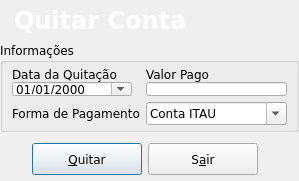
<?xml version="1.0" encoding="UTF-8"?>
<ui version="4.0">
 <class>PaidAccount</class>
 <widget class="QDialog" name="PaidAccount">
  <property name="windowModality">
   <enum>Qt::ApplicationModal</enum>
  </property>
  <property name="geometry">
   <rect>
    <x>0</x>
    <y>0</y>
    <width>299</width>
    <height>181</height>
   </rect>
  </property>
  <property name="maximumSize">
   <size>
    <width>800</width>
    <height>600</height>
   </size>
  </property>
  <property name="windowTitle">
   <string>Quitar Conta</string>
  </property>
  <widget class="QFrame" name="topmenu">
   <property name="geometry">
    <rect>
     <x>0</x>
     <y>0</y>
     <width>299</width>
     <height>42</height>
    </rect>
   </property>
   <property name="minimumSize">
    <size>
     <width>0</width>
     <height>42</height>
    </size>
   </property>
   <property name="maximumSize">
    <size>
     <width>16777215</width>
     <height>42</height>
    </size>
   </property>
   <property name="styleSheet">
    <string notr="true">background-image: url(:/png/topright.jpg);</string>
   </property>
   <property name="frameShape">
    <enum>QFrame::NoFrame</enum>
   </property>
   <property name="frameShadow">
    <enum>QFrame::Plain</enum>
   </property>
   <widget class="QLabel" name="labelStatus">
    <property name="enabled">
     <bool>false</bool>
    </property>
    <property name="geometry">
     <rect>
      <x>14</x>
      <y>1</y>
      <width>491</width>
      <height>39</height>
     </rect>
    </property>
    <property name="palette">
     <palette>
      <active>
       <colorrole role="WindowText">
        <brush brushstyle="SolidPattern">
         <color alpha="255">
          <red>255</red>
          <green>255</green>
          <blue>255</blue>
         </color>
        </brush>
       </colorrole>
       <colorrole role="Button">
        <brush brushstyle="SolidPattern">
         <color alpha="255">
          <red>0</red>
          <green>0</green>
          <blue>0</blue>
         </color>
        </brush>
       </colorrole>
       <colorrole role="Text">
        <brush brushstyle="SolidPattern">
         <color alpha="255">
          <red>255</red>
          <green>255</green>
          <blue>255</blue>
         </color>
        </brush>
       </colorrole>
       <colorrole role="ButtonText">
        <brush brushstyle="SolidPattern">
         <color alpha="255">
          <red>255</red>
          <green>255</green>
          <blue>255</blue>
         </color>
        </brush>
       </colorrole>
       <colorrole role="Base">
        <brush brushstyle="SolidPattern">
         <color alpha="255">
          <red>0</red>
          <green>0</green>
          <blue>0</blue>
         </color>
        </brush>
       </colorrole>
       <colorrole role="Window">
        <brush brushstyle="SolidPattern">
         <color alpha="255">
          <red>0</red>
          <green>0</green>
          <blue>0</blue>
         </color>
        </brush>
       </colorrole>
      </active>
      <inactive>
       <colorrole role="WindowText">
        <brush brushstyle="SolidPattern">
         <color alpha="255">
          <red>255</red>
          <green>255</green>
          <blue>255</blue>
         </color>
        </brush>
       </colorrole>
       <colorrole role="Button">
        <brush brushstyle="SolidPattern">
         <color alpha="255">
          <red>0</red>
          <green>0</green>
          <blue>0</blue>
         </color>
        </brush>
       </colorrole>
       <colorrole role="Text">
        <brush brushstyle="SolidPattern">
         <color alpha="255">
          <red>255</red>
          <green>255</green>
          <blue>255</blue>
         </color>
        </brush>
       </colorrole>
       <colorrole role="ButtonText">
        <brush brushstyle="SolidPattern">
         <color alpha="255">
          <red>255</red>
          <green>255</green>
          <blue>255</blue>
         </color>
        </brush>
       </colorrole>
       <colorrole role="Base">
        <brush brushstyle="SolidPattern">
         <color alpha="255">
          <red>0</red>
          <green>0</green>
          <blue>0</blue>
         </color>
        </brush>
       </colorrole>
       <colorrole role="Window">
        <brush brushstyle="SolidPattern">
         <color alpha="255">
          <red>0</red>
          <green>0</green>
          <blue>0</blue>
         </color>
        </brush>
       </colorrole>
      </inactive>
      <disabled>
       <colorrole role="WindowText">
        <brush brushstyle="SolidPattern">
         <color alpha="255">
          <red>255</red>
          <green>255</green>
          <blue>255</blue>
         </color>
        </brush>
       </colorrole>
       <colorrole role="Button">
        <brush brushstyle="SolidPattern">
         <color alpha="255">
          <red>0</red>
          <green>0</green>
          <blue>0</blue>
         </color>
        </brush>
       </colorrole>
       <colorrole role="Text">
        <brush brushstyle="SolidPattern">
         <color alpha="255">
          <red>255</red>
          <green>255</green>
          <blue>255</blue>
         </color>
        </brush>
       </colorrole>
       <colorrole role="ButtonText">
        <brush brushstyle="SolidPattern">
         <color alpha="255">
          <red>255</red>
          <green>255</green>
          <blue>255</blue>
         </color>
        </brush>
       </colorrole>
       <colorrole role="Base">
        <brush brushstyle="SolidPattern">
         <color alpha="255">
          <red>0</red>
          <green>0</green>
          <blue>0</blue>
         </color>
        </brush>
       </colorrole>
       <colorrole role="Window">
        <brush brushstyle="SolidPattern">
         <color alpha="255">
          <red>0</red>
          <green>0</green>
          <blue>0</blue>
         </color>
        </brush>
       </colorrole>
      </disabled>
     </palette>
    </property>
    <property name="font">
     <font>
      <family>Verdana</family>
      <pointsize>18</pointsize>
      <weight>75</weight>
      <bold>true</bold>
     </font>
    </property>
    <property name="styleSheet">
     <string/>
    </property>
    <property name="frameShape">
     <enum>QFrame::NoFrame</enum>
    </property>
    <property name="frameShadow">
     <enum>QFrame::Plain</enum>
    </property>
    <property name="lineWidth">
     <number>1</number>
    </property>
    <property name="text">
     <string>Quitar Conta</string>
    </property>
    <property name="textFormat">
     <enum>Qt::AutoText</enum>
    </property>
    <property name="alignment">
     <set>Qt::AlignLeading|Qt::AlignLeft|Qt::AlignVCenter</set>
    </property>
    <property name="wordWrap">
     <bool>false</bool>
    </property>
    <property name="textInteractionFlags">
     <set>Qt::NoTextInteraction</set>
    </property>
   </widget>
  </widget>
  <widget class="QGroupBox" name="groupBox">
   <property name="geometry">
    <rect>
     <x>0</x>
     <y>42</y>
     <width>299</width>
     <height>90</height>
    </rect>
   </property>
   <property name="minimumSize">
    <size>
     <width>0</width>
     <height>60</height>
    </size>
   </property>
   <property name="maximumSize">
    <size>
     <width>16777215</width>
     <height>16777215</height>
    </size>
   </property>
   <property name="font">
    <font>
     <family>Verdana</family>
     <pointsize>9</pointsize>
    </font>
   </property>
   <property name="title">
    <string>Informações</string>
   </property>
   <property name="alignment">
    <set>Qt::AlignLeading|Qt::AlignLeft|Qt::AlignTop</set>
   </property>
   <layout class="QGridLayout" name="gridLayout">
    <property name="topMargin">
     <number>4</number>
    </property>
    <property name="bottomMargin">
     <number>4</number>
    </property>
    <item row="0" column="0">
     <layout class="QVBoxLayout" name="verticalLayout_2">
      <property name="spacing">
       <number>0</number>
      </property>
      <item>
       <widget class="QLabel" name="label">
        <property name="maximumSize">
         <size>
          <width>120</width>
          <height>16777215</height>
         </size>
        </property>
        <property name="text">
         <string>Data da Quitação</string>
        </property>
        <property name="alignment">
         <set>Qt::AlignLeading|Qt::AlignLeft|Qt::AlignVCenter</set>
        </property>
       </widget>
      </item>
      <item>
       <widget class="DSMDateEditEnter" name="dateEditPaidDate">
        <property name="minimumSize">
         <size>
          <width>120</width>
          <height>0</height>
         </size>
        </property>
        <property name="maximumSize">
         <size>
          <width>120</width>
          <height>16777215</height>
         </size>
        </property>
        <property name="displayFormat">
         <string>dd/MM/yyyy</string>
        </property>
        <property name="calendarPopup">
         <bool>true</bool>
        </property>
       </widget>
      </item>
     </layout>
    </item>
    <item row="0" column="1">
     <layout class="QVBoxLayout" name="verticalLayout">
      <property name="spacing">
       <number>0</number>
      </property>
      <item>
       <widget class="QLabel" name="label_2">
        <property name="text">
         <string>Valor Pago</string>
        </property>
        <property name="alignment">
         <set>Qt::AlignLeading|Qt::AlignLeft|Qt::AlignVCenter</set>
        </property>
       </widget>
      </item>
      <item>
       <widget class="QRadLineEditEnter" name="lineEditPaidValue">
        <property name="alignment">
         <set>Qt::AlignRight|Qt::AlignTrailing|Qt::AlignVCenter</set>
        </property>
       </widget>
      </item>
     </layout>
    </item>
    <item row="1" column="0">
     <widget class="QLabel" name="label_3">
      <property name="text">
       <string>Forma de Pagamento</string>
      </property>
     </widget>
    </item>
    <item row="1" column="1">
     <widget class="SComboBox" name="comboBox">
      <property name="editable">
       <bool>true</bool>
      </property>
      <item>
       <property name="text">
        <string>Conta ITAU</string>
       </property>
      </item>
      <item>
       <property name="text">
        <string>Dinheiro</string>
       </property>
      </item>
     </widget>
    </item>
   </layout>
  </widget>
  <widget class="QPushButton" name="btnSave">
   <property name="geometry">
    <rect>
     <x>32</x>
     <y>143</y>
     <width>110</width>
     <height>32</height>
    </rect>
   </property>
   <property name="minimumSize">
    <size>
     <width>110</width>
     <height>0</height>
    </size>
   </property>
   <property name="maximumSize">
    <size>
     <width>110</width>
     <height>16777215</height>
    </size>
   </property>
   <property name="font">
    <font>
     <family>Verdana</family>
    </font>
   </property>
   <property name="text">
    <string>&amp;Quitar</string>
   </property>
   <property name="icon">
    <iconset resource="../../icons/resources.qrc">
     <normaloff>:/png/money-icon.png</normaloff>:/png/money-icon.png</iconset>
   </property>
   <property name="iconSize">
    <size>
     <width>24</width>
     <height>24</height>
    </size>
   </property>
  </widget>
  <widget class="QPushButton" name="btnExit">
   <property name="geometry">
    <rect>
     <x>148</x>
     <y>143</y>
     <width>110</width>
     <height>32</height>
    </rect>
   </property>
   <property name="minimumSize">
    <size>
     <width>110</width>
     <height>0</height>
    </size>
   </property>
   <property name="maximumSize">
    <size>
     <width>110</width>
     <height>16777215</height>
    </size>
   </property>
   <property name="font">
    <font>
     <family>Verdana</family>
    </font>
   </property>
   <property name="text">
    <string>S&amp;air</string>
   </property>
   <property name="icon">
    <iconset resource="../../icons/resources.qrc">
     <normaloff>:/png/shutdown-icon.png</normaloff>:/png/shutdown-icon.png</iconset>
   </property>
   <property name="iconSize">
    <size>
     <width>24</width>
     <height>24</height>
    </size>
   </property>
  </widget>
 </widget>
 <customwidgets>
  <customwidget>
   <class>DSMDateEditEnter</class>
   <extends>QDateEdit</extends>
   <header location="global">dsmdateeditenter.h</header>
  </customwidget>
  <customwidget>
   <class>SComboBox</class>
   <extends>QComboBox</extends>
   <header location="global">scombobox.h</header>
  </customwidget>
  <customwidget>
   <class>QRadLineEditEnter</class>
   <extends>QLineEdit</extends>
   <header location="global">qradlineeditenter.h</header>
  </customwidget>
 </customwidgets>
 <tabstops>
  <tabstop>dateEditPaidDate</tabstop>
  <tabstop>lineEditPaidValue</tabstop>
  <tabstop>comboBox</tabstop>
  <tabstop>btnSave</tabstop>
  <tabstop>btnExit</tabstop>
 </tabstops>
 <resources>
  <include location="../../icons/resources.qrc"/>
  <include location="../../icons/resources.qrc"/>
  <include location="../../icons/resources.qrc"/>
 </resources>
 <connections/>
</ui>
